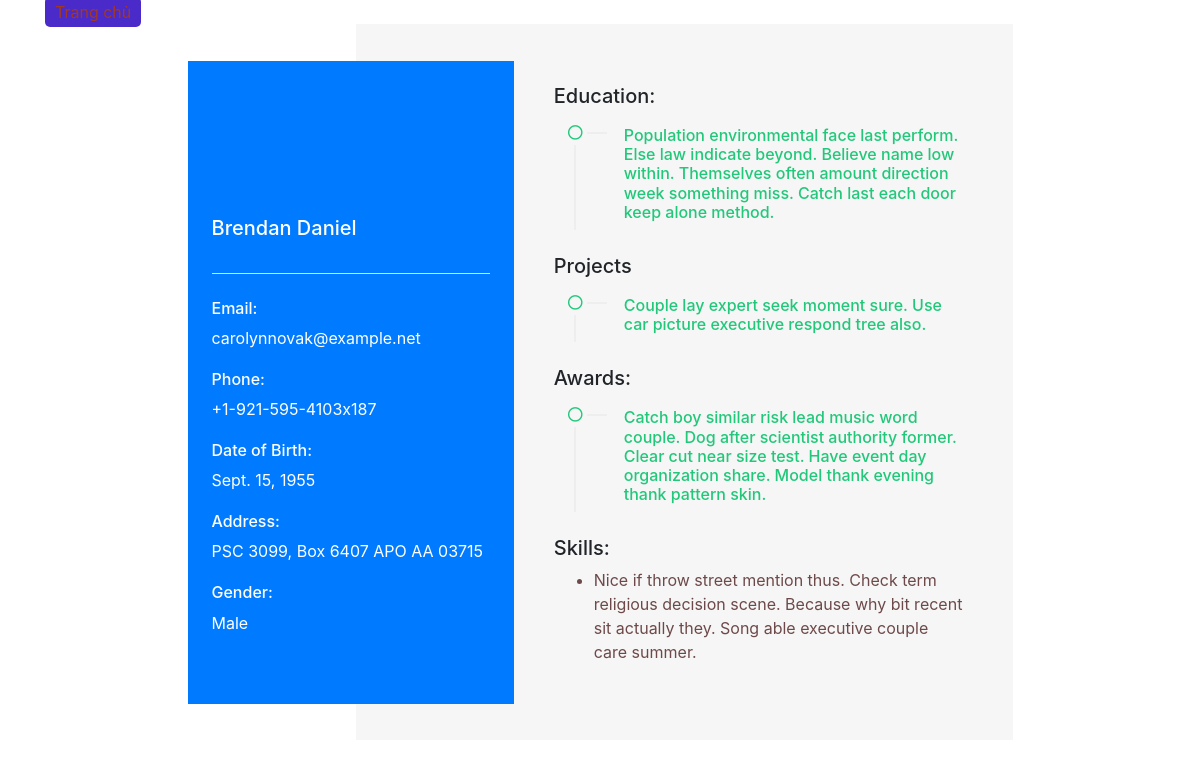
Screenshot of /cv_2/kristen89/ with the database file from the repository.
### app/models.py (models this page shows)
class CV(models.Model):
    user = models.OneToOneField(User, on_delete=models.CASCADE)
    full_name = models.CharField(max_length=255)
    email = models.EmailField()
    phone_number = models.CharField(max_length=20)
    date_of_birth = models.DateField()
    address = models.CharField(max_length=255)
    gender = models.CharField(max_length=10)
    education = models.TextField()  # Trường thông tin về học vấn
    work_experience = models.TextField()  # Trường thông tin về kinh nghiệm làm việc
    skills = models.TextField()  # Trường thông tin về kỹ năng
    projects = models.TextField()  # Trường thông tin về các dự án đã tham gia
    awards = models.TextField(default="")

### app/views.py (the view)
# urls.py: path('cv_2/<str:username>/', views.cv_2, name='cv_2'),
def cv_2(request, username):
    try:
        cv = CV.objects.get(user__username=username)
    except CV.DoesNotExist:
        return HttpResponse("Người dùng không tồn tại trong hệ thống.")
    return render(request, 'cv_2.html', {'cv': cv})

### app/templates/cv_2.html (shortened to what this page needs)
{% load static %}
<!DOCTYPE html>
<html lang="en">
<head>
  <link rel="stylesheet" href="https://stackpath.bootstrapcdn.com/bootstrap/4.5.0/css/bootstrap.min.css"
>
  <link rel="stylesheet" href="https://cdnjs.cloudflare.com/ajax/libs/font-awesome/5.13.1/css/all.min.css"
 />
  <link rel="stylesheet" type="text/css" href="{% static 'style.css' %}">
</head>
<body>
  <div class="container">
    <a style="color:#A33821" href="{% url 'home' %}" class="home-link">Trang chủ</a>
    <div class="row justify-content-center">
      <div class="col-md-9">
        <div class="row align-items-center">
          <div class="col-lg-5">
            <div class="resume-base bg-primary user-dashboard-info-box p-4">
              <div class="profile">
                <div class="jobster-user-info">
                  <div class="profile-avatar">
                  </div>
                  <div class="profile-avatar-info mt-3">
                    <h5 class="text-white">{{ cv.full_name }}</h5>
                  </div>
                </div>
              </div>
              <div class="about-candidate border-top">
                <div class="candidate-info">
                  <h6 class="text-white">Email:</h6>
                  <p class="text-white">{{ cv.email }}</p>
                </div>
                <div class="candidate-info">
                  <h6 class="text-white">Phone:</h6>
                  <p class="text-white">{{ cv.phone_number }}</p>
                </div>
                <div class="candidate-info">
                  <h6 class="text-white">Date of Birth:</h6>
                  <p class="text-white">{{ cv.date_of_birth }}</p>
                </div>
                <div class="candidate-info">
                  <h6 class="text-white">Address:</h6>
                  <p class="text-white">{{ cv.address }}</p>
                </div>
                <div class="candidate-info">
                  <h6 class="text-white">Gender:</h6>
                  <p class="text-white">{{ cv.gender }}</p>
                </div>
              </div>
            </div>
          </div>
          <div class="col-lg-7">
            <div class="resume-experience">
              <div class="timeline-box">
                <h5 class="resume-experience-title">Education:</h5>
                <div class="jobster-candidate-timeline">
                  <div class="jobster-timeline-item">
                    <div class="jobster-timeline-cricle">
                      <i class="far fa-circle"></i>
                    </div>
                    <div class="jobster-timeline-info">
                      <div class="dashboard-timeline-info">
                        <h6 class="mb-2">{{ cv.education }}</h6>
                      </div>
                    </div>
                  </div>
                </div>
              </div>
              <div class="timeline-box mt-4">
                <h5 class="resume-experience-title">Projects</h5>
                <div class="jobster-candidate-timeline">
                  <div class="jobster-timeline-item">
                    <div class="jobster-timeline-cricle">
                      <i class="far fa-circle"></i>
                    </div>
                    <div class="jobster-timeline-info">
                      <div class="dashboard-timeline-info">
                        <h6 class="mb-2">{{ cv.projects }}</h6>
                      </div>
                    </div>
                  </div>
                </div>
              </div>
              <div class="timeline-box mt-4">
                <h5 class="resume-experience-title">Awards:</h5>
                <div class="jobster-candidate-timeline">
                  <div class="jobster-timeline-item">
                    <div class="jobster-timeline-cricle">
                      <i class="far fa-circle"></i>
                    </div>
                    <div class="jobster-timeline-info">
                      <div class="dashboard-timeline-info">
                        <h6 class="mb-2">{{ cv.awards }}</h6>
                      </div>
                    </div>
                  </div>
                </div>
              </div>
              <div class="timeline-box mt-4">
                <h5 class="resume-experience-title">Skills:</h5>
                <ul>
                  <li>{{ cv.skills }}</li>
                </ul>
              </div>
            </div>
          </div>
        </div>
      </div>
    </div>
  </div>
</body>
</html>

### app/static/style.css (style rules this page uses)
.profile { margin-bottom: 25px; }
.profile .jobster-user-info { display: inline-block; width: 100%; }
.profile .jobster-user-info .profile-avatar { position: relative; height: 115px; width: 115px; border-radius: 100%; display: inline-block; }
.about-candidate { padding: 25px 0px; }
.about-candidate .candidate-info { margin-bottom: 20px; }
.resume-experience { padding-left: 10px; padding-top: 60px; padding-bottom: 60px; position: relative; padding-right: 50px; background: #f6f6f6; }
.resume-experience:before { position: absolute; left: -40%; right: 0; width: 100%; height: 100%; background: #f6f6f6; content: ""; z-index: -1; top: 0; }
.resume-experience .jobster-candidate-timeline .jobster-timeline-item .jobster-timeline-cricle { border-color: #f6f6f6; }
.jobster-candidate-timeline { position: relative; }
.jobster-candidate-timeline:before { content: ""; position: absolute; left: 20px; width: 2px; top: 5px; bottom: 5px; height: calc(100% - 5px); background-color: #eeeeee; }
.jobster-candidate-timeline .jobster-timeline-item { display: table; position: relative; margin-bottom: 20px; width: 100%; }
.jobster-candidate-timeline .jobster-timeline-item .jobster-timeline-cricle { border-radius: 50%; border: 12px solid white; z-index: 1; top: 5px; left: 9px; position: absolute; }
.jobster-candidate-timeline .jobster-timeline-item .jobster-timeline-cricle:before { content: ""; position: absolute; left: 12px; width: 20px; top: -1px; bottom: 5px; height: 2px; background-color: #eeeeee; }
.jobster-candidate-timeline .jobster-timeline-item .jobster-timeline-cricle > i { font-size: 15px; top: -8px; left: -7px; position: absolute; color: #21c87a; }
.jobster-candidate-timeline .jobster-timeline-item .jobster-timeline-info { display: table-cell; vertical-align: top; padding: 5px 0 0 70px; }
.jobster-candidate-timeline .jobster-timeline-item .jobster-timeline-info h6 { color: #21c87a; margin: 5px 0 0px; }
li { color : rgb(110, 73, 73); }
.home-link { color: #A33821; background-color: #4a2ac8; padding: 5px 10px; border-radius: 5px; text-decoration: none; }

### rows the page displays
CV: full_name "Brendan Daniel", email "carolynnovak@example.net", phone_number "+1-921-595-4103x187", date_of_birth "Sept. 15, 1955", address "PSC 3099, Box 6407 APO AA 03715", gender "Male", education "Population environmental face last perform. Else law indicate beyond. Believe name low within. Themselves often amount direction week something miss. Catch last each door keep alone method.", projects "Couple lay expert seek moment sure. Use car picture executive respond tree also.", awards "Catch boy similar risk lead music word couple. Dog after scientist authority former. Clear cut near size test. Have event day organization share. Model thank evening thank pattern skin.", skills "Nice if throw street mention thus. Check term religious decision scene. Because why bit recent sit actually they. Song able executive couple care summer."
